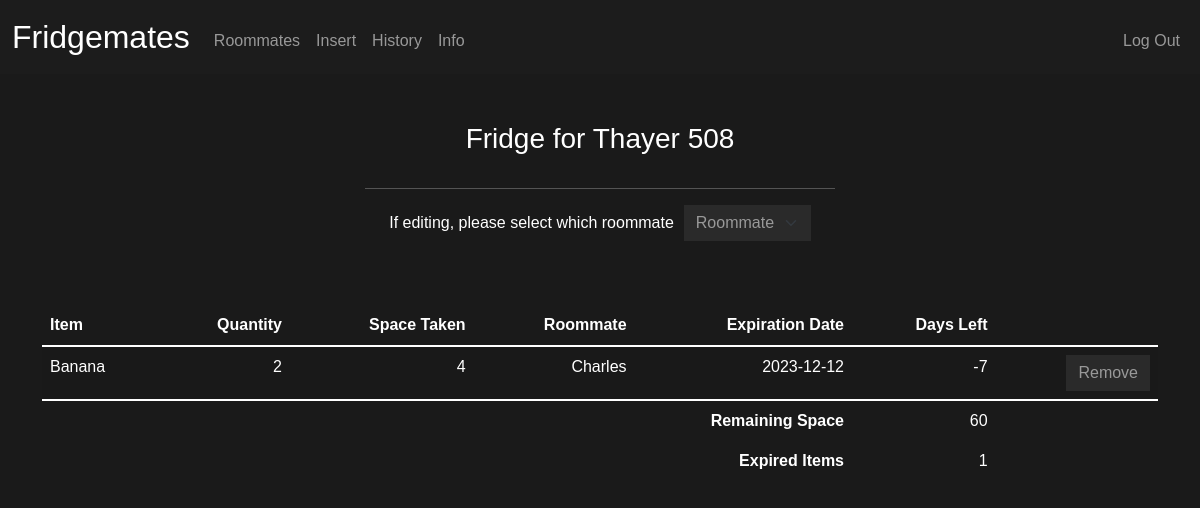
The app's page / (signed in) with its own data.
### tables this page shows
CREATE TABLE storage (id INTEGER PRIMARY KEY, user_id INTEGER, name TEXT, size INTEGER, quantity INTEGER, roommate TEXT, timestamp DATETIME);

### app.py (the view)
@app.route("/", methods=["GET"])
@login_required
def index():
    names = db.execute(
        "SELECT name FROM roommates WHERE user_id = ?",
        session["user_id"],
    )
    userinfo = db.execute(
        "SELECT space, hall, roomnum FROM users WHERE id = ?", session["user_id"]
    )
    space = userinfo[0]["space"]
    dorm = userinfo[0]["hall"] + " " + userinfo[0]["roomnum"]
    fridge = db.execute(
        "SELECT * FROM storage WHERE user_id = ? ORDER BY timestamp ASC",
        session["user_id"],
    )
    now = datetime.now()
    expired = 0
    for item in fridge:
        try:
            timestamp = datetime.strptime(item["timestamp"], "%Y-%m-%d")
        except ValueError:
            timestamp = datetime.strptime("0-0-0", "%Y-%m-%d")
        difference = timestamp - now
        item["days_left"] = difference.days + 1
        if item["days_left"] <= 0:
            expired += 1
        item["space"] = int(item["quantity"]) * int(item["size"])
    return render_template(
        "index.html",
        fridge=fridge,
        space=space,
        expired=expired,
        names=names,
        dorm=dorm,
    )

### app.py (called while the page is built)
@app.after_request
def after_request(response):
    response.headers["Cache-Control"] = "no-cache, no-store, must-revalidate"
    response.headers["Expires"] = 0
    response.headers["Pragma"] = "no-cache"
    return response

### helpers.py (called while the page is built)
def login_required(f):
    @wraps(f)
    def decorated_function(*args, **kwargs):
        if session.get("user_id") is None:
            return redirect("/login")
        return f(*args, **kwargs)
    return decorated_function

### templates/index.html (shortened to what this page needs)
{% extends "layout.html" %}
{% block main %}
    <div class="mb-3">
        <h3>Fridge for {{ dorm }}</h3>
    </div>
    <div class="hr-container">
        <hr>
    </div>
    <div class="mb-3 d-flex align-items-center justify-content-center">
        <div style="margin-right: 10px;">If editing, please select which roommate</div>
        <form>
            <div>
                <select class="form-select mx-auto w-auto custom-select" name="roommate">
                    <option disabled selected>Roommate</option>
                </select>
            </div>
        </form>
    </div>
    <div class="container py-5 text-center">
        <table class="table table-striped">
            <thead>
                <tr>
                    <th class="text-start">Item</th>
                    <th class="text-end">Quantity</th>
                    <th class="text-end">Space Taken</th>
                    <th class="text-end">Roommate</th>
                    <th class="text-end">Expiration Date</th>
                    <th class="text-end">Days Left</th>
                </tr>
            </thead>
            <tbody>
                {% for item in fridge %}
                    <tr>
                        <td class="text-start">{{ item.name }}</td>
                        <td class="text-end">{{ item.quantity }}</td>
                        <td class="text-end">{{ item.space }}</td>
                        <td class="text-end">{{ item.roommate }}</td>
                        <td class="text-end">{{ item.timestamp }}</td>
                        <td class="text-end">{{ item.days_left }}</td>
                        <td class="text-end">
                            <form action="/remove" method="post">
                                <button class="btn btn-primary" type="submit">Remove</button>
                            </form>
                        </td>
                    </tr>
                {% endfor %}
            </tbody>
            <tfoot>
                <tr>
                    <td class="border-0 fw-bold text-end" colspan="5">Remaining Space</td>
                    <td class="border-0 text-end">{{ space }}</td>
                </tr>
                <tr>
                    <td class="border-0 fw-bold text-end" colspan="5">Expired Items</td>
                    <td class="border-0 w-bold text-end">{{ expired }}</td>
                </tr>
            </tfoot>
        </table>
    </div>
{% endblock %}

### static/styles.css (style rules this page uses)
body { color: white; font-family: Helvetica, Arial, sans-serif; font-weight: 100; }
.dark-mode { background-color: #1F1F1F; color: #fff; }
button { border: none !important; border-radius: 0 !important; background-color: #2a2a2a !important; color: #999999 !important; outline: none !important; transition: background-color 0.15s ease-in-out !important; }
.custom-select { border: none !important; border-radius: 0 !important; background-color: #2a2a2a !important; color: #999999 !important; outline: none !important; }
body.dark-mode { background-color: #1a1a1a; color: #fff; }
table { color: #fff !important; }
th, td { border-color: #555 !important; }
.table-striped>tbody>tr>* { color: #fff !important; }
.hr-container { display: flex; justify-content: center; }
.hr-container hr { width: 40%; }

### records on screen
storage: name "Banana", quantity "2", space "4", roommate "Charles", timestamp "2023-12-12", days_left "-7"

### other values on screen
{{ dorm }} "Thayer 508"
{{ space }} "60"
{{ expired }} "1"
